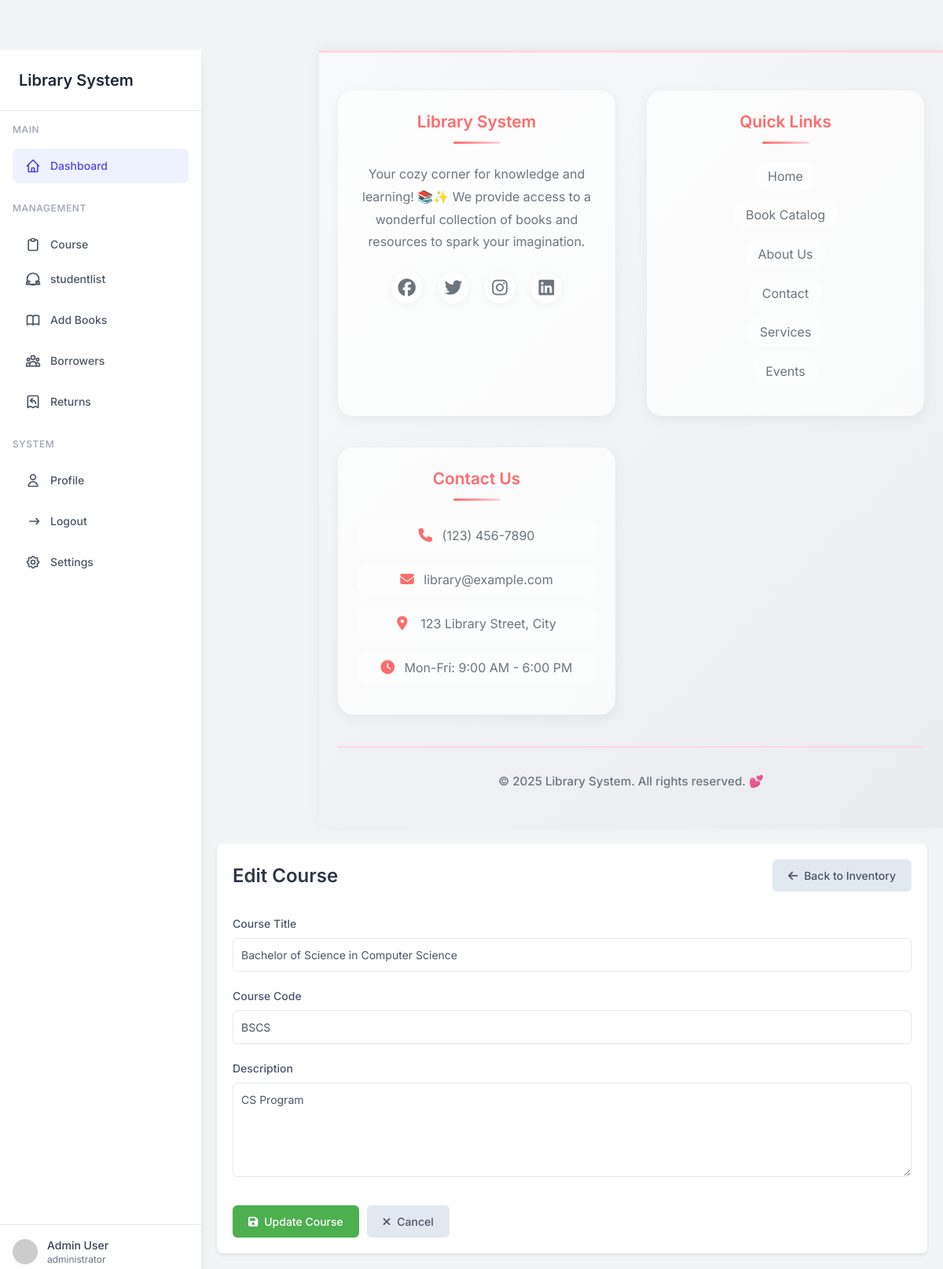
Page /edit_course.php?id=2 (signed in) on the committed database.
### tables this page shows
CREATE TABLE tblcourse (
    course_id INT AUTO_INCREMENT PRIMARY KEY,
    course_name VARCHAR(100) NOT NULL,
    course_code VARCHAR(20) NOT NULL UNIQUE,
    description TEXT,
    created_at TIMESTAMP DEFAULT CURRENT_TIMESTAMP
);

### edit_course.php (the view, shortened to what this page needs)
<?php
require_once 'db.php';
$course_id = isset($_GET['id']) ? $_GET['id'] : die('Course ID not provided');
$sql = "SELECT * FROM tblcourse WHERE course_id = ?";
$stmt = $conn->prepare($sql);
$stmt->bind_param("i", $course_id);
$stmt->execute();
$result = $stmt->get_result();
$course = $result->fetch_assoc();
?>
<!DOCTYPE html>
<html lang="en">
<head>
    <?php include 'components/head.php'; ?>
</head>
<body class="bg-gray-100">
    <?php include 'components/sidebar.php'; ?>
    <div class="ml-64">
        <?php include 'components/top_bar.php'; ?>
        <div class="form-container">
            <div class="form-header">
                <h2>Edit Course</h2>
                <button class="btn-cancel" onclick="window.location.href='inventory.php'">
                    <i class="fas fa-arrow-left mr-2"></i>Back to Inventory
                </button>
            </div>
            <form id="editCourseForm">
                <div class="form-group">
                    <label for="course_name">Course Title</label>
                    <input type="text" id="course_name" name="course_name" class="form-control"
                           value="<?php echo htmlspecialchars($course['course_name']); ?>" required>
                </div>
                <div class="form-group">
                    <label for="course_code">Course Code</label>
                    <input type="text" id="course_code" name="course_code" class="form-control"
                           value="<?php echo htmlspecialchars($course['course_code']); ?>" required>
                </div>
                <div class="form-group">
                    <label for="description">Description</label>
                    <textarea id="description" name="description" class="form-control" required><?php echo htmlspecialchars($course['description']); ?></textarea>
                </div>
                <div class="button-group">
                    <button type="submit" class="btn-submit">
                        <i class="fas fa-save mr-2"></i>Update Course
                    </button>
                    <button type="button" class="btn-cancel" onclick="window.location.href='inventory.php'">
                        <i class="fas fa-times mr-2"></i>Cancel
                    </button>
                </div>
            </form>
        </div>
    </div>
</body>
</html>

### components/head.php (style rules this page uses)
body { font-family: 'Inter', sans-serif; background-color: #f3f4f6; }

### edit_course.php (style rules this page uses)
.form-container { padding: 20px; margin: 20px; background: white; border-radius: 8px; box-shadow: 0 2px 4px rgba(0, 0, 0, 0.1); }
.form-header { display: flex; justify-content: space-between; align-items: center; margin-bottom: 30px; }
.form-header h2 { color: #2d3748; font-size: 24px; font-weight: 600; margin: 0; }
.form-group { margin-bottom: 20px; }
.form-group label { display: block; margin-bottom: 8px; color: #4a5568; font-weight: 500; font-size: 14px; }
.form-control { width: 100%; padding: 10px; border: 1px solid #e2e8f0; border-radius: 6px; font-size: 14px; color: #4a5568; transition: border-color 0.2s; }
textarea.form-control { min-height: 120px; resize: vertical; }
.button-group { display: flex; gap: 10px; margin-top: 30px; }
.btn-submit { background-color: #4CAF50; color: white; padding: 10px 20px; border: none; border-radius: 6px; cursor: pointer; font-size: 14px; font-weight: 500; transition: background-color 0.2s; }
.btn-cancel { background-color: #e2e8f0; color: #4a5568; padding: 10px 20px; border: none; border-radius: 6px; cursor: pointer; font-size: 14px; font-weight: 500; transition: background-color 0.2s; }

### rows in the picture
tblcourse: course_name "Bachelor of Science in Computer Science", course_code "BSCS", description "CS Program"
